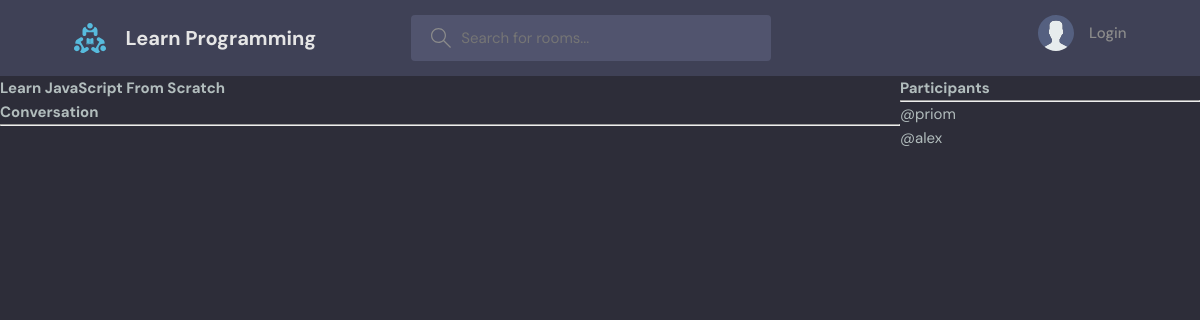
/room/6/, run on an earlier commit of the app's database.
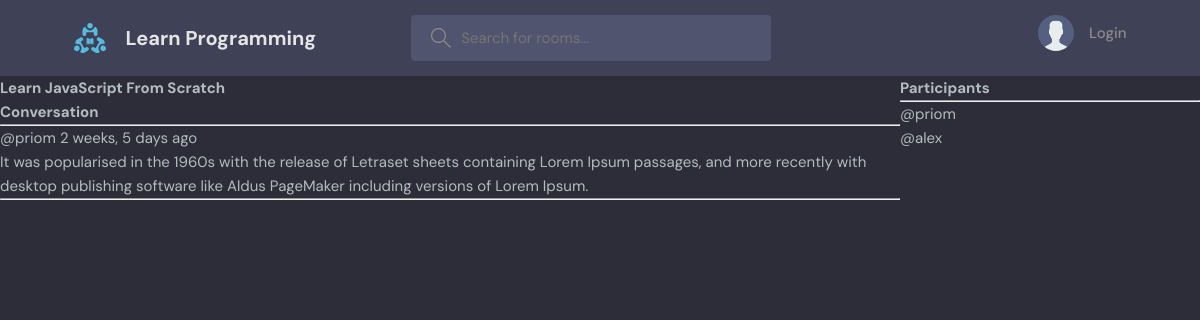
And on a later commit of the database.
### base/models.py (models this page shows, shortened)
class Message(models.Model):
    user = models.ForeignKey(User, on_delete=models.CASCADE)
    room = models.ForeignKey(Room, on_delete=models.CASCADE)
    body = models.TextField()
    updated = models.DateTimeField(auto_now=True)
    created = models.DateTimeField(auto_now_add=True)
    class Meta:
        ordering = ['-updated', '-created']

### base/views.py (the view, shortened to what this page needs)
# urls.py: path('room/<str:pk>/', views.room, name="room"),
def room(request, pk):
    room = Room.objects.get(id=pk)
    room_messages = room.message_set.all()
    participants = room.participants.all()
    context = {'rooms': room, 'room_messages': room_messages,
               'participants': participants}
    return render(request, 'base/room.html', context)

### base/templates/base/room.html (shortened to what this page needs)
{% extends 'main.html' %}
{% block content %}
<div class="room-container">
    <div>
        <h1>{{rooms.name}}</h1>
        <div class="comment-wrapper">
            <h3>Conversation</h3>
            <hr>
            {% for message in room_messages %}
            <div>
                <small>@{{message.user}} {{message.created | timesince}} ago</small>
                <p>{{message.body}}</p>
                <hr>
            </div>
            {% endfor %}
        </div>
    </div>
    <div>
        <h3>Participants</h3>
        <hr>
        {% for user in participants %}
        <div>
            <p>@{{user.username}}</p>
        </div>
        {% endfor %}
    </div>
</div>
{% endblock content %}

What changed in the data, as far as the page shows it:
added Message: user "priom", created "2 weeks, 5 days", body "It was popularised in the 1960s with the release of Letraset sheets containing Lorem Ipsum passages, and more recently with desktop publishing software like Aldus PageMaker including versions of Lorem Ipsum."
